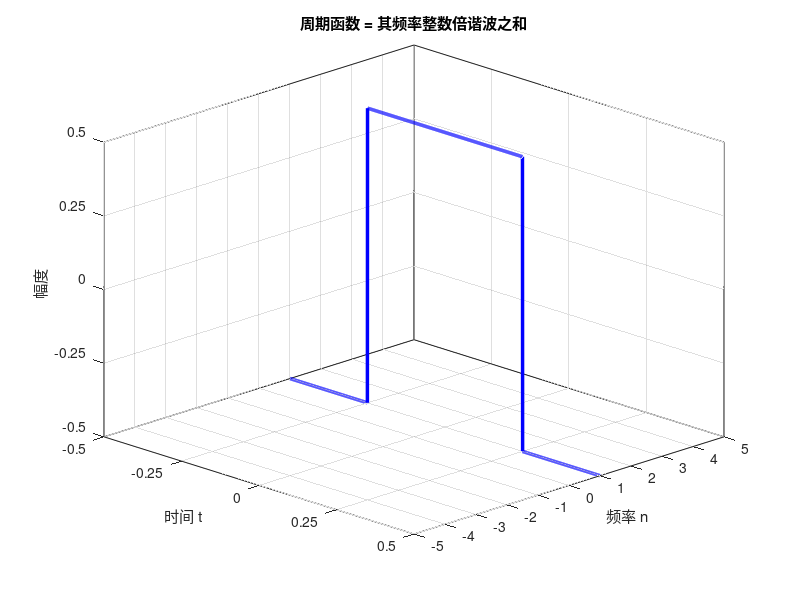

Recreate this plot in MATLAB. (Note: this script raises an error after producing the figure.)
% 方波 + 余弦波分解 动画（保存为 GIF）
% 频率正负对称，包含 ±1，不含直流分量
clear; clc; close all;

% ===== 时间轴 =====
t = linspace(-0.5, 0.5, 2000);

% ===== 方波：周期=1，关于t=0偶对称，幅度 -0.5~+0.5 =====
y_sq = square(2*pi*1*t + pi/2);
y_sq = y_sq / 2;

% ===== 频率取值：正负对称，含 ±1，不含 0 =====
N = 5;
n_vals = -N:N;
n_vals(n_vals == 0) = [];   % 去掉直流分量

% 按 |n| 从小到大排序
[~, idx] = sort(abs(n_vals));
n_vals = n_vals(idx);

% ===== 预计算所有振幅 =====
Cn_vals = zeros(size(n_vals));
for k = 1:length(n_vals)
    n = n_vals(k);
    Cn_vals(k) = 0.5 * sin(n*pi/2) / (n*pi/2);
end

% ===== 绘图初始化 =====
figure('Position', [100 100 1200 700], 'Color', 'w', ...
       'MenuBar', 'figure');
hold on; grid on; box on;

axis([-0.5 0.5 -5 5 -0.5 0.5]);
set(gca, 'YTick', -5:1:5);
set(gca, 'ZTick', [-0.5 -0.25 0 0.25 0.5]);
set(gca, 'XTick', [-0.5 -0.25 0 0.25 0.5]);

xlabel('时间 t');
ylabel('频率 n');
zlabel('幅度');

view(45, 25);

% ===== GIF 保存初始化 =====
gif_filename = 'fourier_animation.gif';
gif_delay = 0.5;
frame_count = 0;

% ===== 标题 =====
main_title = '周期函数 = 其频率整数倍谐波之和';

% =========================================================
% 第一帧：只画方波（频率=1 平面）
% =========================================================
plot3(t, ones(size(t)), y_sq, 'b', 'LineWidth', 2.5);
title(main_title);
drawnow;

frame_count = frame_count + 1;
frame = getframe(gcf);
im = frame2im(frame);
[A, map] = rgb2ind(im, 256);
imwrite(A, map, gif_filename, 'gif', ...
        'LoopCount', Inf, 'DelayTime', gif_delay);

pause(1);

% =========================================================
% 逐帧：依次画各频率的余弦波
% =========================================================
for k = 1:length(n_vals)
    n = n_vals(k);
    Cn = Cn_vals(k);
    
    y_n = Cn * cos(2*pi*n*t);
    
    % 画余弦波（Cn=0 时就是 z=0 的直线）
    plot3(t, n*ones(size(t)), y_n, 'Color', [0.85 0.33 0.10], ...
          'LineWidth', 1.5);
    
    % t=0 处红色振幅点
    plot3(0, n, Cn, 'ro', 'MarkerSize', 8, 'MarkerFaceColor', 'r');
    
    % 红色竖线：从 z=0 连到红点
    plot3([0 0], [n n], [0 Cn], 'r-', 'LineWidth', 1);
    
    % 底面紫色投影点：z=0
    plot3(0, n, 0, 'mo', 'MarkerSize', 8, 'MarkerFaceColor', [0.8 0.2 0.8]);
    
    title(main_title);
    drawnow;
    
    frame_count = frame_count + 1;
    frame = getframe(gcf);
    im = frame2im(frame);
    [A, map] = rgb2ind(im, 256);
    imwrite(A, map, gif_filename, 'gif', ...
            'WriteMode', 'append', 'DelayTime', gif_delay);
    
    pause(0.6);
end

% =========================================================
% 最后一帧：红点连成 sinc 包络线
% =========================================================
[sorted_n, idx2] = sort(n_vals);
plot3(zeros(size(sorted_n)), sorted_n, Cn_vals(idx2), ...
      'r-', 'LineWidth', 2);

title(main_title);
drawnow;

frame_count = frame_count + 1;
frame = getframe(gcf);
im = frame2im(frame);
[A, map] = rgb2ind(im, 256);
imwrite(A, map, gif_filename, 'gif', ...
        'WriteMode', 'append', 'DelayTime', gif_delay);

hold off;
